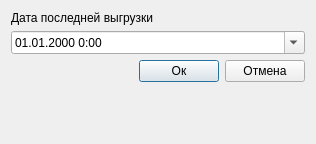
<?xml version="1.0" encoding="UTF-8"?>
<ui version="4.0">
 <class>Dialog</class>
 <widget class="QDialog" name="Dialog">
  <property name="geometry">
   <rect>
    <x>0</x>
    <y>0</y>
    <width>316</width>
    <height>144</height>
   </rect>
  </property>
  <property name="sizePolicy">
   <sizepolicy hsizetype="Fixed" vsizetype="Expanding">
    <horstretch>0</horstretch>
    <verstretch>0</verstretch>
   </sizepolicy>
  </property>
  <property name="windowTitle">
   <string>Dialog</string>
  </property>
  <layout class="QVBoxLayout" name="verticalLayout">
   <item>
    <widget class="QLabel" name="label_2">
     <property name="text">
      <string>Дата последней выгрузки</string>
     </property>
    </widget>
   </item>
   <item>
    <widget class="QDateTimeEdit" name="dtLastExport">
     <property name="displayFormat">
      <string>dd.MM.yyyy H:mm</string>
     </property>
     <property name="calendarPopup">
      <bool>true</bool>
     </property>
    </widget>
   </item>
   <item>
    <layout class="QHBoxLayout" name="horizontalLayout">
     <item>
      <spacer name="horizontalSpacer">
       <property name="orientation">
        <enum>Qt::Horizontal</enum>
       </property>
       <property name="sizeHint" stdset="0">
        <size>
         <width>40</width>
         <height>20</height>
        </size>
       </property>
      </spacer>
     </item>
     <item>
      <widget class="QPushButton" name="btnSave">
       <property name="text">
        <string>Ок</string>
       </property>
      </widget>
     </item>
     <item>
      <widget class="QPushButton" name="btnUndo">
       <property name="text">
        <string>Отмена</string>
       </property>
      </widget>
     </item>
    </layout>
   </item>
   <item>
    <spacer name="verticalSpacer">
     <property name="orientation">
      <enum>Qt::Vertical</enum>
     </property>
     <property name="sizeHint" stdset="0">
      <size>
       <width>20</width>
       <height>40</height>
      </size>
     </property>
    </spacer>
   </item>
  </layout>
 </widget>
 <resources/>
 <connections>
  <connection>
   <sender>btnSave</sender>
   <signal>clicked()</signal>
   <receiver>Dialog</receiver>
   <slot>save()</slot>
   <hints>
    <hint type="sourcelabel">
     <x>176</x>
     <y>78</y>
    </hint>
    <hint type="destinationlabel">
     <x>226</x>
     <y>119</y>
    </hint>
   </hints>
  </connection>
  <connection>
   <sender>btnUndo</sender>
   <signal>clicked()</signal>
   <receiver>Dialog</receiver>
   <slot>undo()</slot>
   <hints>
    <hint type="sourcelabel">
     <x>257</x>
     <y>88</y>
    </hint>
    <hint type="destinationlabel">
     <x>302</x>
     <y>110</y>
    </hint>
   </hints>
  </connection>
 </connections>
 <slots>
  <slot>save()</slot>
  <slot>undo()</slot>
 </slots>
</ui>
